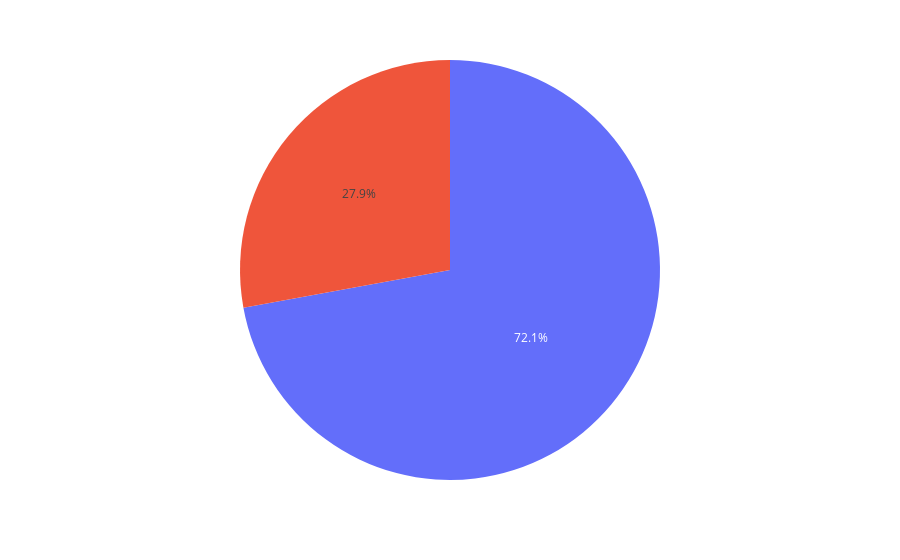

Notebook source saved alongside this figure:
### Code cell
pltx.pie(values=df.time.value_counts())

### Figure 1 — Plotly figure (JSON) as saved in the notebook; plotly's stock layout.template omitted (floating-point values rounded to 4 significant figures)
{"data": [{"domain": {"x": [0, 1], "y": [0, 1]}, "hovertemplate": "value=%{value}<extra></extra>", "legendgroup": "", "name": "", "showlegend": false, "type": "pie", "values": [176, 68]}], "layout": {"legend": {"tracegroupgap": 0}, "margin": {"t": 60}}}
